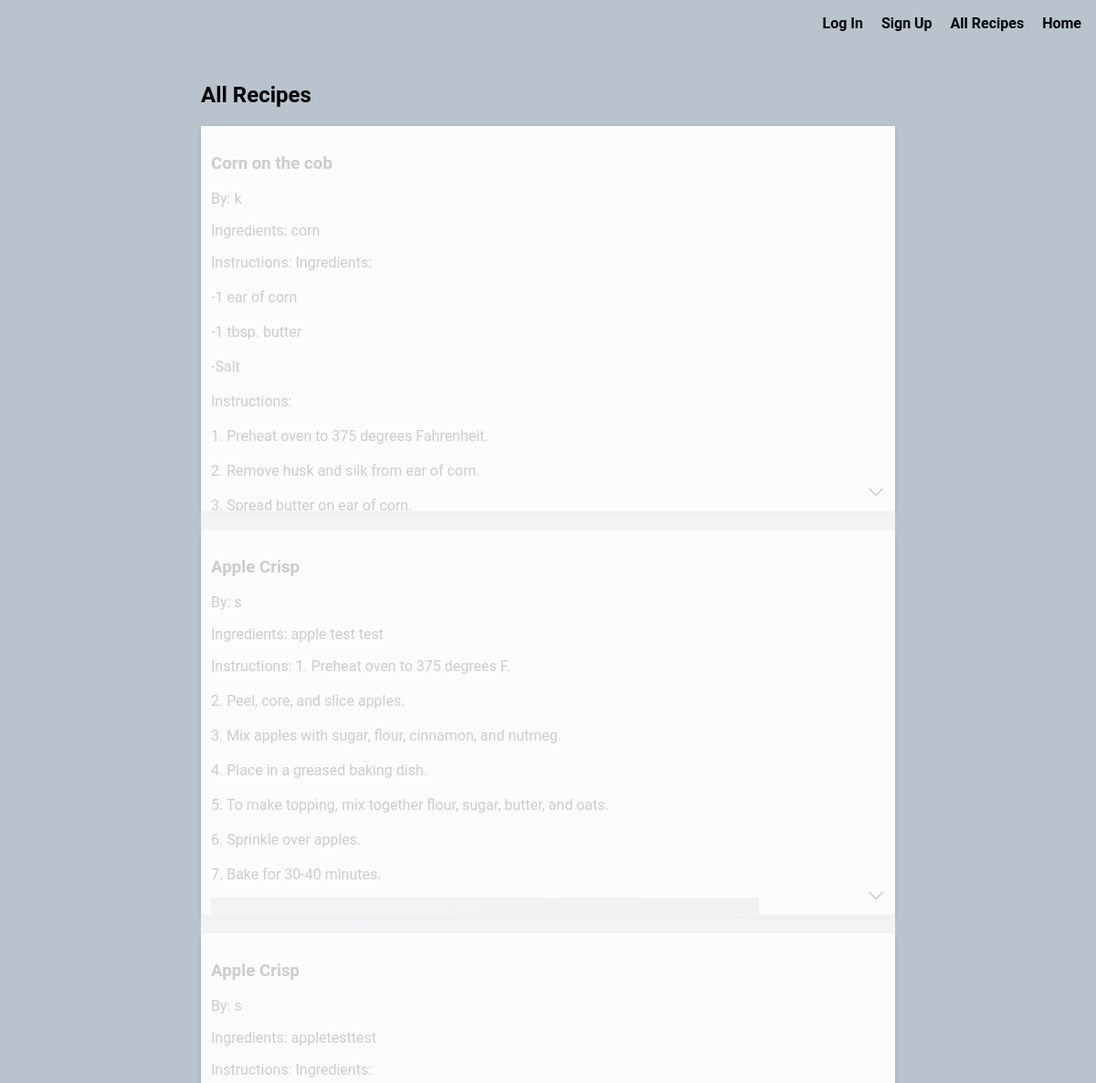
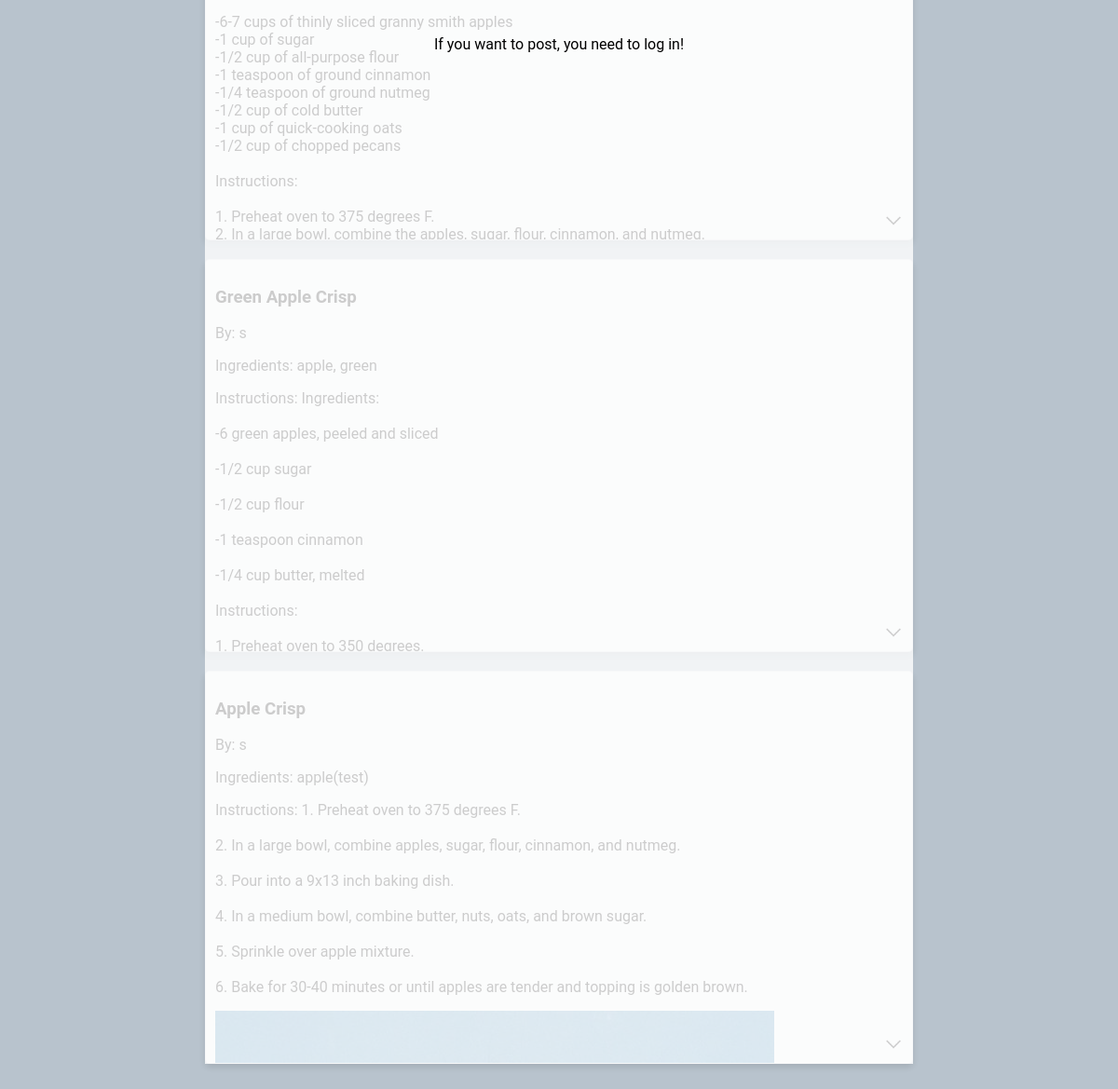
The app's page /post_recipe with its own data (2 pictures, top to bottom).
### tables this page shows
CREATE TABLE recipes
                       (id INTEGER PRIMARY KEY,
                        title TEXT NOT NULL,
                        ingredients TEXT NOT NULL,
                        instructions TEXT NOT NULL,
                        user_id INTEGER,
                        image_filename TEXT,
                        created_at TIMESTAMP DEFAULT CURRENT_TIMESTAMP,
                        FOREIGN KEY(user_id) REFERENCES users(id));

CREATE TABLE users
                       (id INTEGER PRIMARY KEY,
                        username TEXT UNIQUE NOT NULL,
                        email TEXT UNIQUE NOT NULL,
                        password TEXT NOT NULL);

### routes/recipe.py (the view, shortened to what this page needs)
@recipe_bp.route('/post_recipe', methods=['GET', 'POST'])
def post_recipe():
    title = unquote(request.args.get('title', ''))
    ingredients = unquote(request.args.get('ingredients', ''))
    instructions = unquote(request.args.get('instructions', '')).replace('<br>', '\n')
    recipe_db = Recipe()
    recipes = recipe_db.get_all_recipes()
    return render_template('post_recipe.html', recipes=recipes, title=title, ingredients=ingredients, instructions=instructions)

### models/recipe.py (called while the page is built)
    def create_table(self):
        self.cursor.execute('''CREATE TABLE IF NOT EXISTS recipes
                       (id INTEGER PRIMARY KEY,
                        title TEXT NOT NULL,
                        ingredients TEXT NOT NULL,
                        instructions TEXT NOT NULL,
                        user_id INTEGER,
                        image_filename TEXT,
                        created_at TIMESTAMP DEFAULT CURRENT_TIMESTAMP,
                        FOREIGN KEY(user_id) REFERENCES users(id))''')
        self.conn.commit()
        self.cursor.execute("PRAGMA table_info(recipes)")
        columns = self.cursor.fetchall()
        column_names = [column[1] for column in columns]
        if 'image_filename' not in column_names:
            self.cursor.execute("ALTER TABLE recipes ADD COLUMN image_filename TEXT")
            self.conn.commit()

    def get_all_recipes(self):
        self.cursor.execute("""SELECT recipes.id, recipes.title, recipes.ingredients, recipes.instructions, users.username, recipes.image_filename
                            FROM recipes
                            JOIN users ON recipes.user_id = users.id
                            ORDER BY recipes.created_at DESC""")
        recipes = self.cursor.fetchall()
        return recipes

### templates/post_recipe.html (shortened to what this page needs)
{% extends 'base.html' %}
{% block extra_nav %}
    <li><a href="{{ url_for('index') }}">Home</a></li>
{% endblock %}
{% block content %}
    <h2>All Recipes</h2>
    <div class="recipes-container" style="position: relative;">
        {% if not session.user_id %}
            <div class="overlay" style="position: absolute; top: 0; left: 0; right: 0; bottom: 0; background-color: rgba(255, 255, 255, 0.8); z-index: 1000;">
                <div class="alert alert-warning" style="position: absolute; top: 50%; left: 50%; transform: translate(-50%, -50%);">
                    If you want to post, you need to log in!
                </div>
            </div>
        {% endif %}
        {% for recipe in recipes %}
            <div class="recipe">
                <h3>{{ recipe[1] }}</h3>
                <p>By: {{ recipe[4] }}</p>
                <p>Ingredients: {{ recipe[2] }}</p>
                <p>Instructions: {{ recipe[3]|safe }}</p>
                {% if recipe[5] %}
                    <img src="{{ url_for('static', filename='uploads/' + recipe[5]) }}" alt="Recipe image" class="recipe-image">
                {% endif %}
                <img src="{{ url_for('static', filename='down.png') }}" alt="Expand icon" class="expand-icon">
            </div>
        {% endfor %}
    </div>
{% endblock %}

### templates/base.html (shortened to what this page needs)
<!doctype html>
<html lang="en">
<head>
    <link rel="stylesheet" href="{{ url_for('static', filename='css/style.css') }}">
</head>
<body>
    <nav>
        <ul>
            {% if 'user_id' in session %}
                <li><a href="{{ url_for('auth.logout') }}">Log Out</a></li>
            {% else %}
                <li><a href="{{ url_for('auth.login') }}">Log In</a></li>
                <li><a href="{{ url_for('auth.register') }}">Sign Up</a></li>
            {% endif %}
                <li><a href="{{ url_for('recipe.post_recipe') }}">All Recipes</a></li>
            {% block extra_nav %}{% endblock %}
        </ul>
    </nav>
    <div class="container">
        {% block content %}
        {% endblock %}
    </div>
</body>
</html>

### static/css/style.css (style rules this page uses)
body { font-family: 'Roboto', sans-serif; margin: 0; padding: 0; background-color: #b8c3cd; background-image: url('/static/brooke-lark-wMzx2nBdeng-unsplash.jpg'); background-size: cover; background-position: center; background-attachment: fixed; }
.recipe { padding: 10px; margin-bottom: 20px; border: 1px solid rgba(206, 212, 218, 0.7); border-radius: 5px; background-color: rgba(255, 255, 255, 0.7); position: relative; animation: fadeIn 1s; box-shadow: 0 4px 6px rgba(0, 0, 0, 0.1); max-height: 400px; overflow: hidden; }
.container { max-width: 800px; margin: 0 auto; padding: 20px; box-sizing: border-box; padding-top: 70px; }
nav { display: flex; justify-content: flex-end; padding: 1rem; position: fixed; top: 0; left: 0; right: 0; z-index: 1000; }
nav ul { list-style: none; margin: 0; padding: 0; }
nav li { display: inline; margin-left: 1rem; }
nav a { text-decoration: none; color: #000; font-weight: bold; }
.expand-icon { width: 20px; height: 20px; position: absolute; right: 10px; bottom: 10px; cursor: pointer; }

### records on screen
recipes: title "Corn on the cob", username "k", ingredients "corn", instructions "Ingredients: -1 ear of corn -1 tbsp. butter -Salt Instructions: 1. Preheat oven to 375 degrees Fahrenheit. 2. Remove husk and silk from ear of corn. 3. Spread butter on ear of corn."
recipes: title "Apple Crisp", username "s", ingredients "apple test test", instructions "1. Preheat oven to 375 degrees F. 2. Peel, core, and slice apples. 3. Mix apples with sugar, flour, cinnamon, and nutmeg. 4. Place in a greased baking dish. 5. To make topping, mix together flour, sugar, butter, and oats. 6. Sprinkle over apples. 7. Bake for 30-40 minutes.", image_filename (picture)
recipes: title "Apple Crisp", username "s", ingredients "appletesttest", instructions "Ingredients: -6-7 cups of thinly sliced granny smith apples -1 cup of sugar -1/2 cup of all-purpose flour -1 teaspoon of ground cinnamon -1/4 teaspoon of ground nutmeg -1/2 cup of cold butter -1 cup of quick-cooking oats -1/2 cup of chopped pecans Instructions: 1. Preheat oven to 375 degrees F. 2. In a large bowl, combine the apples, sugar, flour, cinnamon, and nutmeg."
recipes: title "Green Apple Crisp", username "s", ingredients "apple, green", instructions "Ingredients: -6 green apples, peeled and sliced -1/2 cup sugar -1/2 cup flour -1 teaspoon cinnamon -1/4 cup butter, melted Instructions: 1. Preheat oven to 350 degrees."
recipes: title "Apple Crisp", username "s", ingredients "apple(test)", instructions "1. Preheat oven to 375 degrees F. 2. In a large bowl, combine apples, sugar, flour, cinnamon, and nutmeg. 3. Pour into a 9x13 inch baking dish. 4. In a medium bowl, combine butter, nuts, oats, and brown sugar. 5. Sprinkle over apple mixture. 6. Bake for 30-40 minutes or until apples are tender and topping is golden brown.", image_filename (picture)
